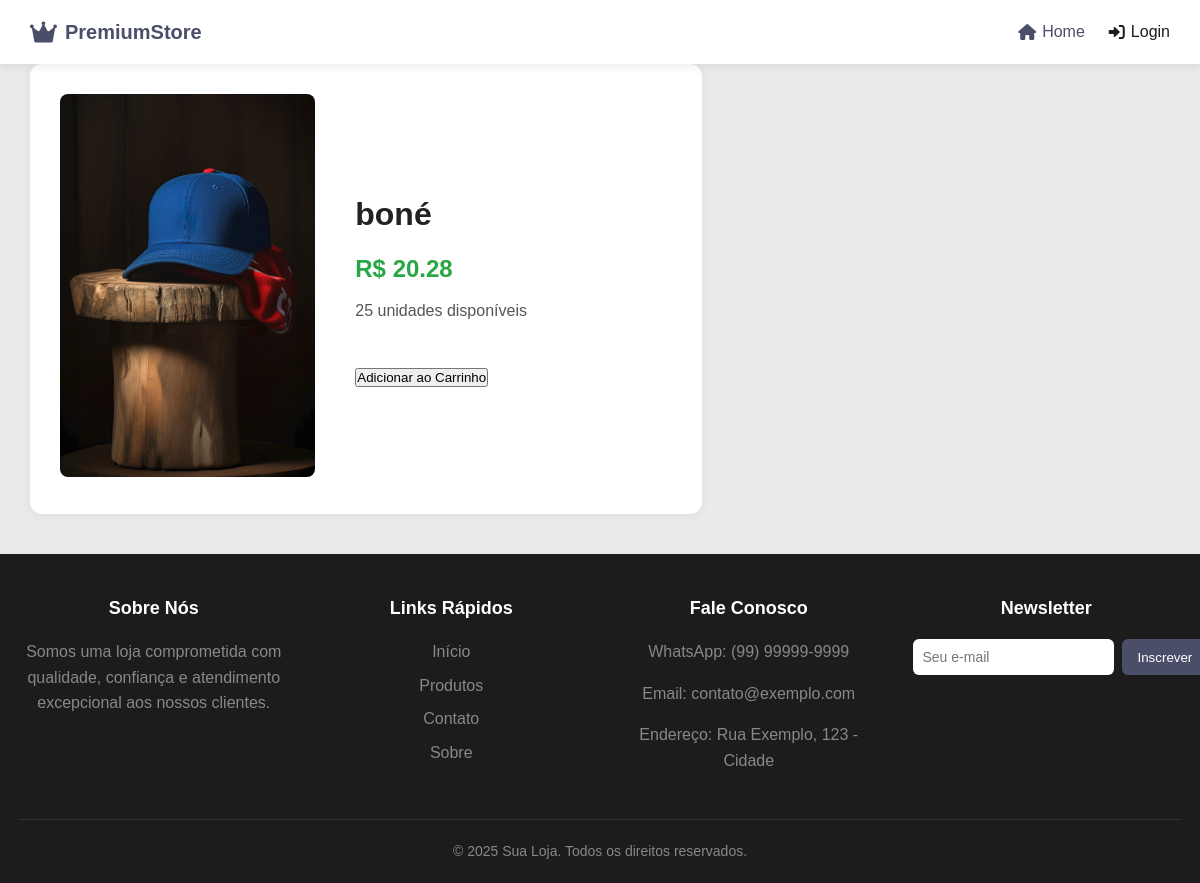
Screenshot of /produto/1 with the database file from the repository.
### tables this page shows
CREATE TABLE produtos (
            id INTEGER PRIMARY KEY AUTOINCREMENT,
            nome TEXT NOT NULL,
            preco REAL NOT NULL,
            estoque INTEGER NOT NULL,
            descricao TEXT,
            imagem TEXT
        );

### app.py (the view)
@app.route('/produto/<int:id>')
def detalhes_produto(id):
    conn = conectar_db()
    cursor = conn.cursor()
    cursor.execute('SELECT * FROM produtos WHERE id = ?', (id,))
    produto = cursor.fetchone()
    conn.close()
    if produto is None:
        abort(404)
    produto_dict = {
        'id': produto['id'], # Access by name
        'nome': produto['nome'],
        'preco': produto['preco'],
        'estoque': produto['estoque'],
        'descricao': produto['descricao'],
        'imagem': produto['imagem']
    }
    return render_template('detalhes_produto.html', produto=produto_dict)

### app.py (called while the page is built)
def conectar_db():
    conn = sqlite3.connect(DB_NAME)
    conn.row_factory = sqlite3.Row # Allows accessing columns by name
    return conn

@app.context_processor
def inject_carrinho():
    total_itens = 0
    if 'usuario_id' in session:
        try:
            total_itens = contar_itens_carrinho_db(session['usuario_id'])
        except Exception as e:
            print(f"Erro no context processor ao contar itens do carrinho (DB): {e}")
            total_itens = 0
    return {'total_itens': total_itens}

### templates/detalhes_produto.html (shortened to what this page needs)
<!DOCTYPE html>
<html>
<head>
    <link rel="stylesheet" href="{{ url_for('static', filename='css/produto.css') }}">
    <link rel="stylesheet" href="{{ url_for('static', filename='css/global.css') }}">
    <link rel="stylesheet" href="https://cdnjs.cloudflare.com/ajax/libs/font-awesome/6.0.0-beta3/css/all.min.css">
</head>
<body>
    <header class="header">
        <div class="container">
            <a href="{{ url_for('home') }}" class="logo">
                <i class="fas fa-crown"></i>
                <span>PremiumStore</span>
            </a>
            <nav class="nav">
                <a href="{{ url_for('home') }}" class="nav-link active">
                    <i class="fas fa-home"></i> Home
                </a>
                {% if 'usuario_id' in session %}
                <a href="{{ url_for('ver_carrinho') }}" class="nav-link">
                    <i class="fas fa-shopping-cart"></i>
                    <span class="cart-count">{{ total_itens|default(0) }}</span>
                </a>
                <div class="user-dropdown">
                    <button class="user-avatar">
                        <i class="fas fa-user-circle"></i>
                    </button>
                    <div class="dropdown-menu">
                        <a href="{{ url_for('historico_pedidos') }}">Meus pedidos</a>
                        <a href="{{ url_for('logout') }}">Sair</a>
                    </div>
                </div>
                {% else %}
                <a href="{{ url_for('login') }}" class="nav-link">
                    <i class="fas fa-sign-in-alt"></i> Login
                </a>
                {% endif %}
            </nav>
        </div>
    </header>
    <main class="main">
        <div class="container">
            <div class="product-detail">
                <div class="product-image">
                    <img src="{{ url_for('static', filename='uploads/' + produto.imagem) if produto.imagem else url_for('static', filename='images/produtos/default.jpg') }}"
                        alt="{{ produto.nome }}" class="img-fluid">
                </div>
                <div class="product-info">
                    <h1>{{ produto.nome }}</h1>
                    <p class="price">R$ {{ "%.2f"|format(produto.preco) }}</p>
                    <p class="stock">{{ produto.estoque }} unidades disponíveis</p>
                    <form action="{{ url_for('adicionar_ao_carrinho', produto_id=produto.id) }}" method="POST">
                        <button type="submit" class="btn-adicionar-carrinho">Adicionar ao Carrinho</button>
                    </form>
                </div>
            </div>
        </div>
    </main>
    <footer class="footer">
        <div class="footer-content">
            <div class="footer-section">
                <h3>Sobre Nós</h3>
                <p>Somos uma loja comprometida com qualidade, confiança e atendimento excepcional aos nossos clientes.
                </p>
            </div>
            <div class="footer-section">
                <h3>Links Rápidos</h3>
                <a href="/">Início</a>
                <a href="/produtos">Produtos</a>
                <a href="/contato">Contato</a>
                <a href="/sobre">Sobre</a>
            </div>
            <div class="footer-section">
                <h3>Fale Conosco</h3>
                <p>WhatsApp: (99) 99999-9999</p>
                <p>Email: contato@exemplo.com</p>
                <p>Endereço: Rua Exemplo, 123 - Cidade</p>
            </div>
            <div class="footer-section">
                <h3>Newsletter</h3>
                <form class="newsletter-form" action="/newsletter" method="POST">
                    <input type="email" name="email" placeholder="Seu e-mail" required>
                    <button type="submit">Inscrever</button>
                </form>
            </div>
        </div>
        <div class="footer-bottom">
            &copy; 2025 Sua Loja. Todos os direitos reservados.
        </div>
    </footer>
</body>
</html>

### static/css/produto.css (style rules this page uses)
body { font-family: 'Inter', sans-serif; background-color: #f9f9f9; margin: 0; padding: 0; color: #333; }
.container { max-width: 1200px; margin: 0 auto; padding: 20px; }
.product-detail { display: flex; flex-wrap: wrap; gap: 40px; background-color: #fff; border-radius: 12px; padding: 30px; box-shadow: 0 2px 10px rgba(0, 0, 0, 0.05); }
.product-image { flex: 1 1 40%; text-align: center; }
.product-image img { width: 100%; max-width: 400px; border-radius: 8px; object-fit: cover; }
.product-info { flex: 1 1 50%; display: flex; flex-direction: column; justify-content: center; }
.product-info h1 { font-size: 32px; margin-bottom: 10px; color: #222; }
.product-info .price { font-size: 24px; font-weight: 600; color: #28a745; margin-bottom: 10px; }
.product-info .stock { font-size: 16px; color: #555; margin-bottom: 15px; }

### static/css/global.css (style rules this page uses)
:root { --primary-color: #4A4E69; --primary-dark: #2D3142; --secondary-color: #9A8C98; --accent-color: #C9ADA7; --danger-color: #D72638; --success-color: #3EB489; --warning-color: #FFD166; --gray-dark: #444; --gray-medium: #888; --gray-light: #EAEAEA; --white: #FFFFFF; --black: #1C1C1C; --font-family: 'Poppins', sans-serif; --box-shadow: 0 4px 8px rgba(0, 0, 0, 0.06); --box-shadow-hover: 0 8px 16px rgba(53, 10, 10, 0.1); --transition: all 0.3s ease; }
* { margin: 0; padding: 0; box-sizing: border-box; }
html, body { height: 100%; }
body { font-family: var(--font-family); background-color: var(--gray-light); color: var(--black); line-height: 1.6; display: flex; flex-direction: column; }
.header { background-color: var(--white); box-shadow: var(--box-shadow); position: sticky; top: 0; z-index: 100; padding: 16px 0; }
.container { flex: 1; width: 100%; max-width: 1200px; margin: 0 auto; padding: 0 30px; display: flex; justify-content: space-between; align-items: center; }
.logo { display: flex; align-items: center; font-size: 20px; font-weight: 600; color: var(--primary-color); gap: 8px; }
.logo i { font-size: 24px; }
.nav { display: flex; align-items: center; gap: 24px; }
.nav-link { display: flex; align-items: center; gap: 6px; color: var(--black); font-weight: 500; transition: var(--transition); }
.nav-link:hover, .nav-link.active { color: var(--primary-color); }
a { text-decoration: none; color: var(--primary-color); transition: var(--transition); }
.footer { background-color: var(--black); color: var(--white); padding: 40px 20px 20px; margin-top: 40px; text-align: center; }
.footer-content { display: grid; grid-template-columns: repeat(auto-fit, minmax(250px, 1fr)); gap: 30px; margin: 0 auto 30px; max-width: 1200px; }
.footer-section { display: flex; flex-direction: column; align-items: center; }
.footer-section h3 { margin-bottom: 16px; font-size: 18px; }
.footer-section p { margin-bottom: 16px; color: var(--gray-medium); max-width: 300px; }
.footer-section a { display: block; margin-bottom: 8px; color: var(--gray-medium); transition: var(--transition); text-decoration: none; }
.newsletter-form { display: flex; gap: 8px; max-width: 400px; margin: 0 auto; }
.newsletter-form input { flex: 1; padding: 10px; border-radius: 6px; border: none; font-size: 14px; }
.newsletter-form button { padding: 10px 16px; border-radius: 6px; border: none; background-color: var(--primary-color); color: var(--white); cursor: pointer; transition: var(--transition); }
.footer-bottom { text-align: center; padding-top: 20px; border-top: 1px solid rgba(255, 255, 255, 0.1); color: var(--gray-medium); font-size: 14px; }

### rows the page displays
produtos: imagem (picture), nome "boné", preco "20.28", estoque "25"
